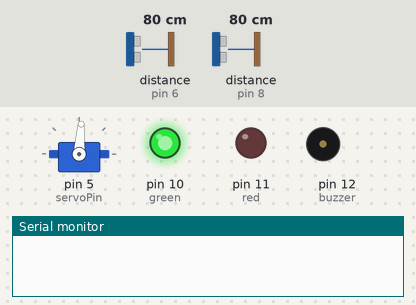
A sketch run on a simulated Arduino Uno, built with avr-gcc and run on an emulated ATmega328P. Parts: servo, output pins drawn as LEDs (lit = HIGH), buzzer (waves = sounding), the last lines printed to the serial monitor. Wiring (inferred from the names in the program): 2 × ultrasonic range finder: trigger pin 7, echo pin 6 / trigger pin 9, echo pin 8. Inputs (shaded band) come from the test bench; at power-on: distance to the obstacle (sensors on pin 6, pin 8) 80 cm. The echo pulse lasts 58.3 µs per cm; pins used as bus, display or sensor lines are not drawn.

Above: at 1.3 s.
1.4 s: distance to the obstacle (sensor on pin 6) set to 23 cm
3.5 s: distance to the obstacle (sensor on pin 6) set to 19 cm
At 5.9 s:
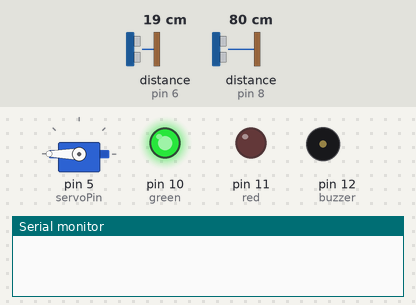
6.2 s: distance to the obstacle (sensor on pin 8) set to 21 cm
9.2 s: distance to the obstacle (sensor on pin 8) set to 16 cm
At 10.4 s:
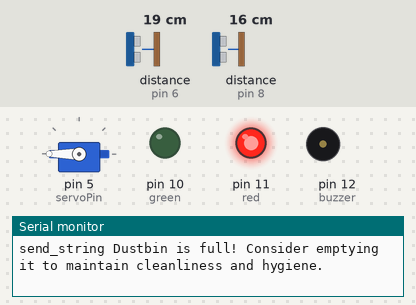
11.1 s: distance to the obstacle (sensor on pin 6) set to 35 cm
At 14.4 s:
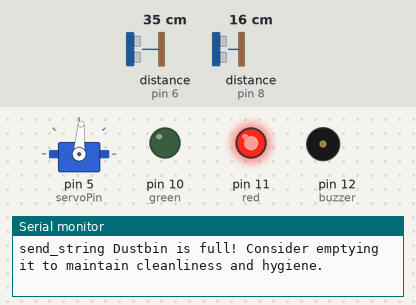
Timing chart, 0 to 15.9 s (numbered marks = the images above; inputs shaded):
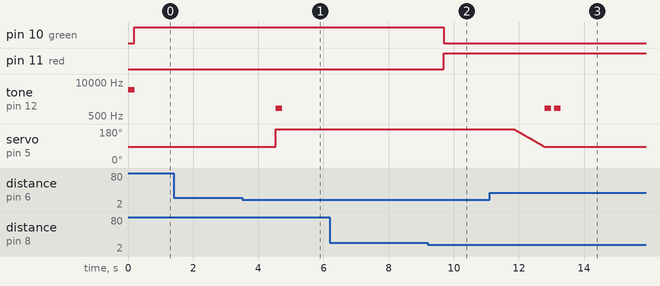

Measured:
- the behaviour switches between 22 and 21 cm on distance to the obstacle (sensor on pin 6) (found by bisection; images 0 and 1)
- the behaviour switches between 19 and 18 cm on distance to the obstacle (sensor on pin 8) (found by bisection; images 1 and 2)
- after the input at 1.4 s, every drawn part: stays the same
- after the input at 3.5 s, tone on pin 12 (buzzer): silent → 1000 Hz after 1.0 s, → silent 0.20 s later; servo on pin 5 (servoPin): 86° → 180° after 1.0 s
- after the input at 6.2 s, every drawn part: stays the same
- after the input at 9.2 s, pin 10 (green): HIGH → LOW after 0.49 s; pin 11 (red): LOW → HIGH after 0.49 s
- after the input at 11.1 s, tone on pin 12 (buzzer): alternates 1000 Hz for 0.20 s and silent for 0.10 s, 4 changes in all, then stays silent, starting after 1.7 s; servo on pin 5 (servoPin): moves from 180° to 86° over 0.93 s, starting after 0.75 s

The sketch:

arduino_mcu.ino
```cpp
#include <Servo.h>  //servo library
Servo servo;
const int trig_cap = 7;  // for dustbin cap
const int echo_cap = 6;

const int trig_gar = 9;  // for dustbin full sensor
const int echo_gar = 8;

const int servoPin = 5;
const int buzzer = 12;

//rgb led
const int red = 11;
const int green = 10;
// const int blue = 4;

int alerted = 0;

const int obj_threshold_dist = 20;
const int gar_threshold_dist = 17;

bool cap_opened = 0;


#include <dht.h>  // Include library
#define outPin 4  // Defines pin number to which the sensor is connected

dht DHT;


void close_cap() {
  servo.attach(servoPin);
  for (int i = 180; i >= 86; i--) {
    servo.write(i);
    delay(10);
  }
  servo.detach();
}

String get_stats() {
  int gar_dist = 0;
  for (int i = 0; i < 3; i++) {
    gar_dist += measure(trig_gar, echo_gar) / 3;
    delay(10);
  }

  String isfull = "False";
  if(gar_dist < gar_threshold_dist) isfull = "True";

  int readData = DHT.read11(outPin);

  float t = DHT.temperature;  // Read temperature
  float h = DHT.humidity;     // Read humidity

  String stats = "**BIN STATS:**\nTemperature = " + String(t) + "°C | " + String((t * 9.0) / 5.0 + 32.0) + "°F " + "\nHumidity = " + String(h) + "% \nGarbage full? "+String(isfull);
  // Serial.println("TEST");
  // Serial.println(stats);
  return stats;
}

int measure(int trig, int echo) {
  digitalWrite(trig, LOW);   // Set trig pin to low to ensure a clean pulse
  delayMicroseconds(2);      // Delay for 2 microseconds
  digitalWrite(trig, HIGH);  // Send a 10 microsecond pulse by setting trig pin to high
  delayMicroseconds(10);
  digitalWrite(trig, LOW);  // Set trig pin back to low

  // Measure the pulse width of the echo pin and calculate the distance value
  int pulse_duration = pulseIn(echo, HIGH);  // Read pulse duration
  int distance = pulse_duration / 58.00;     // Calculate the distance
  return distance;
}

void setup() {
  Serial.begin(115200);

  //ultrasensor pins
  pinMode(trig_cap, OUTPUT);
  pinMode(echo_cap, INPUT);
  pinMode(trig_gar, OUTPUT);
  pinMode(echo_gar, INPUT);
  pinMode(buzzer, OUTPUT);

  //rgb
  pinMode(red, OUTPUT);
  pinMode(green, OUTPUT);

  tone(buzzer, 5000, 200);
  //buzzer pin
  // pinMode(buzzer, OUTPUT);

  //servo motor pins
  servo.attach(servoPin);
  servo.write(86);  //close cap on power on
  delay(100);
  servo.detach();
}


void loop() {

  if (Serial.available() > 0) {
    String incomingString = Serial.readString();

    if (incomingString.indexOf("mcu_send_stats") >= 0) {
      // Serial.println("communicating to esp");
      // Serial.print("\n");
      Serial.println("send_string " + get_stats());
    }
  }

  int obj_dist = 0, gar_dist = 0;

  // findout the obj dist for toggling cap
  for (int i = 0; i < 3; i++) {  //average distance
    obj_dist += measure(trig_cap, echo_cap) / 3;
    delay(10);  //delay between measurements
  }

  for (int i = 0; i < 3; i++) {
    gar_dist += measure(trig_gar, echo_gar) / 3;
    delay(10);
  }

  if (gar_dist < gar_threshold_dist) {
    if (!alerted) {
      Serial.println("send_string Dustbin is full! Consider emptying it to maintain cleanliness and hygiene.");
      alerted = 1;
    }
    digitalWrite(red, 1);
    digitalWrite(green, 0);
  } else {
    alerted = 0;
    digitalWrite(red, 0);
    digitalWrite(green, 1);
  }


  if (!cap_opened and gar_dist > gar_threshold_dist and obj_dist < obj_threshold_dist) {
    tone(buzzer, 1000, 200);  // Send 1KHz sound signal...
    servo.attach(servoPin);
    delay(1);
    servo.write(180);
    cap_opened = 1;
    delay(3000);
    // servo.detach();
  }

  else if (!cap_opened and gar_dist < gar_threshold_dist and obj_dist < obj_threshold_dist) {

    tone(buzzer, 300, 200);  // Send 1KHz sound signal...
    delay(300);
    tone(buzzer, 200, 200);  // Send 1KHz sound signal....
  }

  obj_dist = measure(trig_cap, echo_cap);
  if (cap_opened and obj_dist > obj_threshold_dist) {
    close_cap();
    cap_opened = 0;
    // servo.detach();
    tone(buzzer, 1000, 200);  // Send 1KHz sound signal...
    delay(300);
    tone(buzzer, 1000, 200);  // Send 1KHz sound signal....
  }

  delay(1000);
  // Serial.print("obj_dist");
  // Serial.print(obj_dist);
  // Serial.print("\n");
  // Serial.print("gar_dist");
  // Serial.print(gar_dist);
  // Serial.print("\n");
}
```
